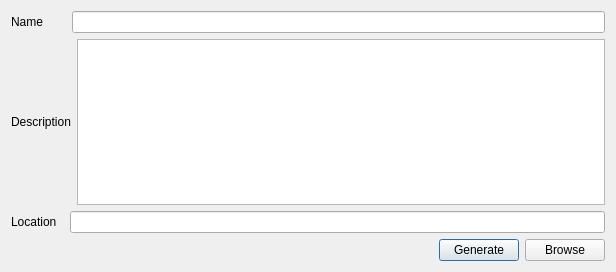
<?xml version="1.0" encoding="UTF-8"?>
<ui version="4.0">
 <class>OutputFieldView</class>
 <widget class="QDialog" name="OutputFieldView">
  <property name="geometry">
   <rect>
    <x>0</x>
    <y>0</y>
    <width>616</width>
    <height>272</height>
   </rect>
  </property>
  <property name="minimumSize">
   <size>
    <width>616</width>
    <height>272</height>
   </size>
  </property>
  <property name="windowTitle">
   <string>Output Field View</string>
  </property>
  <layout class="QGridLayout" name="OutputFieldMainLayout">
   <item row="0" column="0">
    <layout class="QHBoxLayout" name="OutputNameLayout">
     <item>
      <widget class="QLabel" name="nameOutputLabel">
       <property name="text">
        <string>Name</string>
       </property>
      </widget>
     </item>
     <item>
      <spacer name="OutputNameSpacer">
       <property name="orientation">
        <enum>Qt::Horizontal</enum>
       </property>
       <property name="sizeType">
        <enum>QSizePolicy::Preferred</enum>
       </property>
       <property name="sizeHint" stdset="0">
        <size>
         <width>23</width>
         <height>20</height>
        </size>
       </property>
      </spacer>
     </item>
     <item>
      <widget class="QLineEdit" name="nameOutputField"/>
     </item>
    </layout>
   </item>
   <item row="1" column="0">
    <layout class="QHBoxLayout" name="OutputDescriptionLayout">
     <item>
      <widget class="QLabel" name="descriptionOutputLabel">
       <property name="text">
        <string>Description</string>
       </property>
      </widget>
     </item>
     <item>
      <widget class="QTextEdit" name="descriptionOutputField"/>
     </item>
    </layout>
   </item>
   <item row="2" column="0">
    <layout class="QHBoxLayout" name="OutputLocationLayout">
     <item>
      <widget class="QLabel" name="locationOutputLabel">
       <property name="text">
        <string>Location</string>
       </property>
      </widget>
     </item>
     <item>
      <spacer name="OutputLocationSpacer">
       <property name="orientation">
        <enum>Qt::Horizontal</enum>
       </property>
       <property name="sizeType">
        <enum>QSizePolicy::Preferred</enum>
       </property>
       <property name="sizeHint" stdset="0">
        <size>
         <width>7</width>
         <height>20</height>
        </size>
       </property>
      </spacer>
     </item>
     <item>
      <widget class="QLineEdit" name="locationOutputField"/>
     </item>
    </layout>
   </item>
   <item row="3" column="0">
    <layout class="QHBoxLayout" name="OutputButtonsLayout">
     <item>
      <spacer name="OutputButtonsSpacer">
       <property name="orientation">
        <enum>Qt::Horizontal</enum>
       </property>
       <property name="sizeHint" stdset="0">
        <size>
         <width>40</width>
         <height>20</height>
        </size>
       </property>
      </spacer>
     </item>
     <item>
      <widget class="QPushButton" name="generateOutputButton">
       <property name="text">
        <string>Generate</string>
       </property>
      </widget>
     </item>
     <item>
      <widget class="QPushButton" name="browseOutputButton">
       <property name="text">
        <string>Browse</string>
       </property>
      </widget>
     </item>
    </layout>
   </item>
  </layout>
 </widget>
 <resources/>
 <connections/>
</ui>
